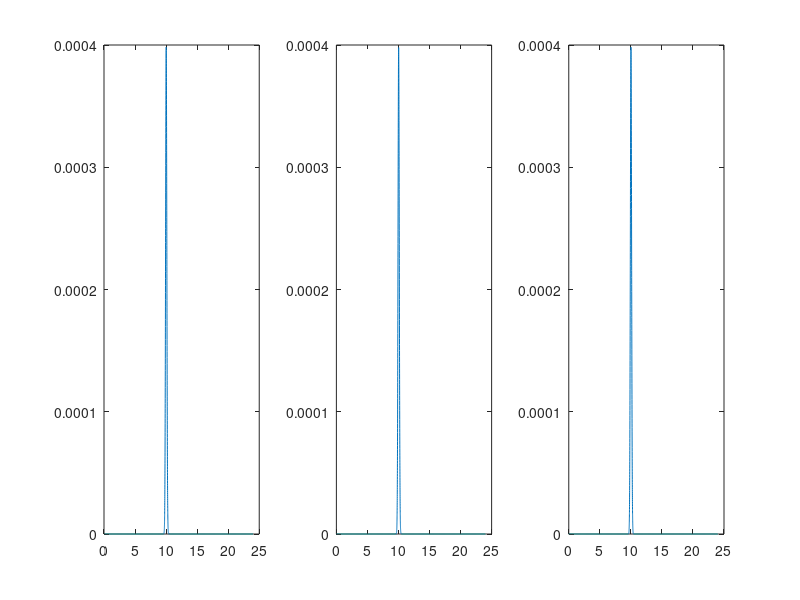

MATLAB code for this plot:

fid = fopen('HW1.txt');
arr = fscanf(fid, '%d\n');

rng = [min(arr), max(arr)];
%histogram(arr, 25, 'Normalization', 'pdf');

alpha=1; beta=1;
lambda=(alpha - 1 + sum(arr)) / (length(arr)+beta);
disp(lambda);

x = linspace(rng(1), rng(2), 10000);
figure(1);
hold on;
y1 = gampdf(1+sum(arr), 1+length(arr), x);
y2 = gampdf(100+sum(arr), 1+length(arr), x);
y3 = gampdf(10+sum(arr), 1+length(arr), x);
subplot(1, 3, 1); plot(x, y1);
subplot(1, 3, 2); plot(x, y2);
subplot(1, 3, 3); plot(x, y3);
%legend(['c'; 'd'; 'e'])